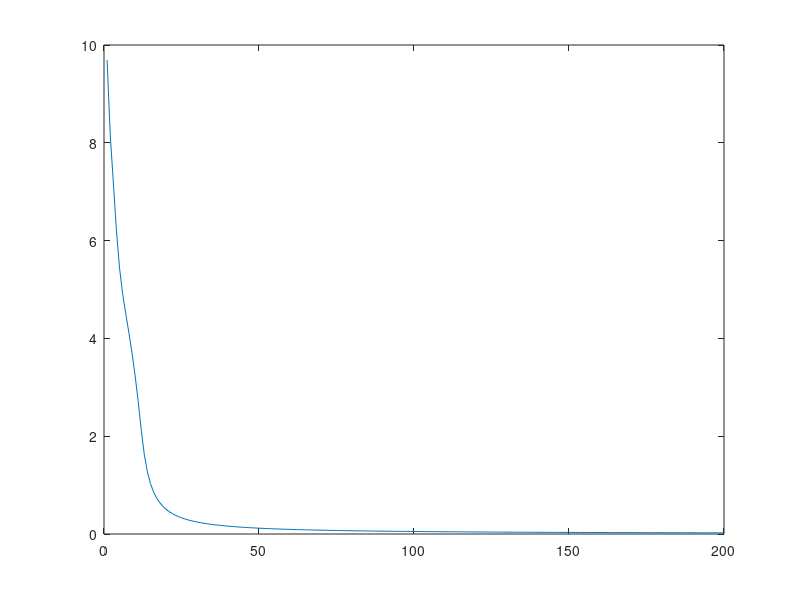

Here is the MATLAB script that generated this plot:
clear
clc
cycleerr =[];

x = [
    [1 1 1 -1 -1 1 -1 -1 -1 1 -1 -1 -1 1 -1 -1 -1];
    [1 1 1 -1 1 -1 -1 -1 1 1 1 -1 1 1 1 -1 -1];
    [1 1 1 -1 1 1 -1 -1 1 -1 -1 -1 1 -1 -1 -1 -1];
    [-1 1 1 1 -1 -1 1 -1 -1 -1 1 -1 -1 -1 1 -1 -1];
    [-1 1 1 1 -1 1 -1 -1 -1 1 1 1 -1 1 1 1 -1];
    [-1 1 1 1 -1 1 1 -1 -1 1 -1 -1 -1 1 -1 -1 -1];
];

d = [
    1 -1 -1;
    -1 1 -1;
    -1 -1 1;
    1 -1 -1;
    -1 1 -1;
    -1 -1 1;
];

w = [
    0.2007 -0.0280 -0.1871;
    0.5522 0.2678 -0.7830;
    0.4130 -0.5299 0.6420;
];  % The weight of hidden layer

wp = [
    [-0.2206 0.2139 0.4764 -0.1886 0.5775 -0.7873 -0.2943 0.9803 -0.5945 -0.2076 0.1932 0.8436 -0.6475 0.3365 0.1795 -0.0542 0.6263;]
    [-0.7222 -0.6026 0.3556 -0.6024 0.7611 0.9635 -0.1627 -0.0503 0.3443 -0.4812 -0.9695 -0.2030 -0.0680 0.6924 0.5947 0.6762 0.2222;]
]; %The weight of input layer

I = 3;
J = 3;
K = 3;
n = 0.25;

for j = 1:200  % The number of cycle
    e=0;
        for i = 1:6
            td = x(i,:)';
            
            vp = wp*td;
            y = (1-exp(-vp))./(1+exp(-vp)); % The output of the hidden layer
            dy = 0.5*(1-y.^2); %f'(bar(v))
            v = w*[y; -1];
            z =(1-exp(-v))./(1+exp(-v));
            dz = 0.5*(1-z.^2); %f(v')
            r = (d(i,:)'-z);
            delta = r.*dz; % The error signal of hidden layer
            deltap = dy.*(w(:,1:J-1)'*delta); % The error signal of the output layer
            deltaw = n*delta*[y; -1]';
            deltawp = n*deltap*x(i,:);
            w = w + deltaw;
            wp = wp+deltawp;
            er = r.^2;
            e = e+ 0.5*sum(er); % cycle error
        end
    cycleerr = [cycleerr e];  % All the cycle errors
end

disp('final weights between output and hidden layer')
w
disp('final weights between hidden and input layer')
wp
plot(cycleerr)